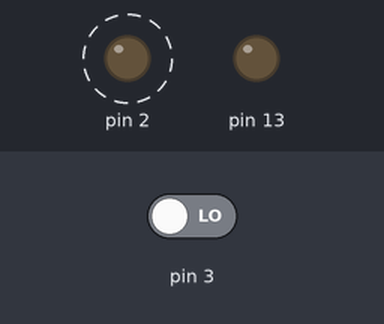
Recording of a sketch running on a simulated Arduino Uno, built with avr-gcc and run on an emulated ATmega328P. On the bench: output pins drawn as LEDs (lit = HIGH). Dashed ring = blinking. The inputs (shaded band) are chosen by the test bench; at power-on: pin 3 LOW. What the sketch prints to the serial monitor is not drawn.

Above: at 0.6 s.
Timing chart, 0 to 3.0 s (numbered marks = the images above):
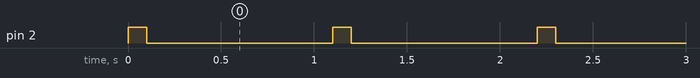

Measured:
- by itself, pin 2: alternates HIGH for 0.10 s and LOW for 1.0 s

The sketch:

prova_motori.ino
```cpp
#define TrigPin = 2;
#define EcoPin = 3;
#define motore1 = 13;
int durata;
int cm;
void setup() {
   Serial.begin(9600);
  pinMode(13, OUTPUT);
  pinMode(3, INPUT);
  pinMode(2, OUTPUT);
}

void loop() {
   digitalWrite(2, LOW);
  delayMicroseconds(2);
  digitalWrite(2, HIGH);
  delay(100);
  digitalWrite(2, LOW);
  durata = pulseIn(3, HIGH);
  cm = durata / 58;
  Serial.print(cm);
  if(cm<=12){
    digitalWrite(13, LOW);
  }
  else{
    digitalWrite(13, HIGH);
  }


}
```
